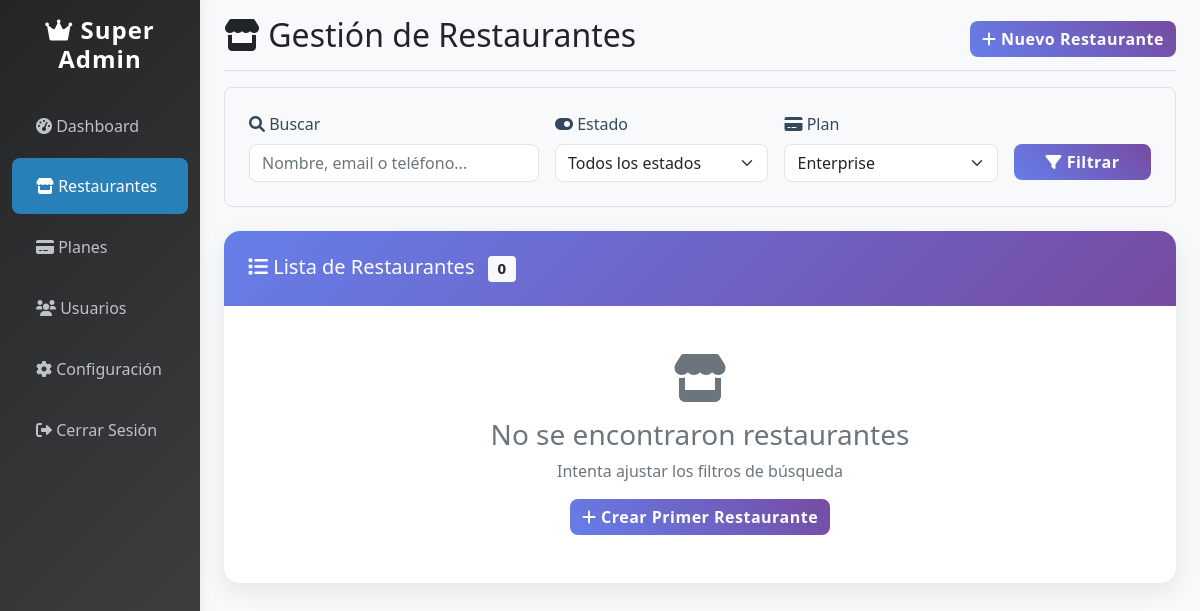
The app's page /super_admin/restaurants.php?plan=4 (signed in), older data.
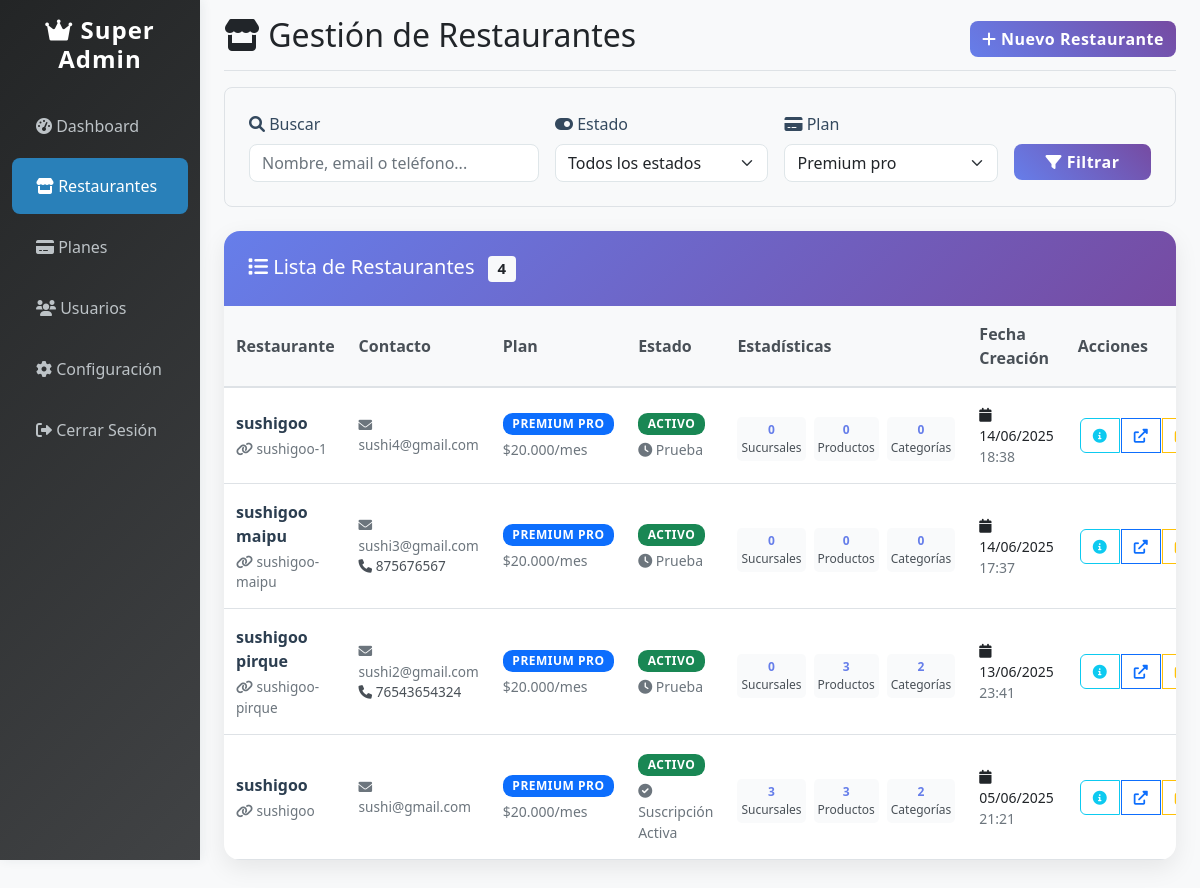
The same page, newer data.
### tables this page shows
CREATE TABLE `restaurants` (
  `id` int(11) NOT NULL,
  `parent_id` int(11) DEFAULT NULL,
  `name` varchar(100) NOT NULL,
  `slug` varchar(100) NOT NULL,
  `email` varchar(100) NOT NULL,
  `password` varchar(255) NOT NULL,
  `logo` varchar(255) DEFAULT NULL,
  `banner` varchar(255) DEFAULT NULL,
  `description` text DEFAULT NULL,
  `registration_ip` varchar(45) DEFAULT NULL,
  `failed_login_attempts` int(11) DEFAULT 0,
  `last_failed_login` timestamp NULL DEFAULT NULL,
  `account_locked_until` timestamp NULL DEFAULT NULL,
  `last_login_at` timestamp NULL DEFAULT NULL,
  `last_login_ip` varchar(45) DEFAULT NULL,
  `phone` varchar(20) DEFAULT NULL,
  `address` text DEFAULT NULL,
  `facebook_url` varchar(255) DEFAULT NULL,
  `instagram_url` varchar(255) DEFAULT NULL,
  `tiktok_url` varchar(255) DEFAULT NULL,
  `whatsapp_url` varchar(255) DEFAULT NULL,
  `whatsapp_store` varchar(20) DEFAULT NULL,
  `currency` varchar(10) DEFAULT 'CLP' COMMENT 'Código de moneda (CLP, USD, EUR, etc.)',
  `banner_color` varchar(20) DEFAULT '#00D4AA',
  `color_web` varchar(20) DEFAULT '#00b894',
  `opening_hours` longtext DEFAULT NULL CHECK (json_valid(`opening_hours`)),
  `is_open` tinyint(1) DEFAULT 1,
  `has_delivery` tinyint(1) DEFAULT 0,
  `has_physical_store` tinyint(1) DEFAULT 0,
  `is_active` tinyint(1) DEFAULT 1,
  `plan_id` int(11) DEFAULT 1,
  `current_plan_id` int(11) DEFAULT 1,
  `subscription_status` enum('trial','active','expired','cancelled') DEFAULT 'trial',
  `trial_ends_at` timestamp NULL DEFAULT NULL,
  `subscription_ends_at` timestamp NULL DEFAULT NULL,
  `created_at` timestamp NOT NULL DEFAULT current_timestamp(),
  `updated_at` timestamp NOT NULL DEFAULT current_timestamp() ON UPDATE current_timestamp(),
  `profile_completed` tinyint(1) DEFAULT 0,
  `enable_whatsapp_order` tinyint(1) NOT NULL DEFAULT 0 COMMENT 'Indica si los pedidos por WhatsApp est??n habilitados',
  `whatsapp_order_number` varchar(255) DEFAULT NULL COMMENT 'N??mero de WhatsApp para pedidos (formato completo con URL)',
  `whatsapp_order_message` text DEFAULT NULL COMMENT 'Mensaje personalizado para pedidos por WhatsApp',
  `include_product_details` tinyint(1) NOT NULL DEFAULT 1 COMMENT 'Indica si se incluyen detalles del producto en el mensaje',
  `include_customer_info` tinyint(1) NOT NULL DEFAULT 1 COMMENT 'Indica si se solicita informaci??n del cliente',
  `show_featured_products` tinyint(1) NOT NULL DEFAULT 1 COMMENT 'Indica si se deben mostrar los productos destacados en el men??',
  `opening_time` time DEFAULT '09:00:00',
  `closing_time` time DEFAULT '22:00:00',
  `is_closed_today` tinyint(1) DEFAULT 0,
  `closed_until` datetime DEFAULT NULL,
  `closed_reason` varchar(255) DEFAULT NULL,
  `parent_restaurant_id` int(11) DEFAULT NULL COMMENT 'ID del restaurante padre (para sucursales)',
  `is_branch` tinyint(1) DEFAULT 0 COMMENT 'Indica si es una sucursal creada desde Premium Pro',
  `branch_number` int(11) DEFAULT NULL COMMENT 'Número de sucursal (1, 2, etc.)'
);

CREATE TABLE `plans` (
  `id` int(11) NOT NULL,
  `name` varchar(50) NOT NULL,
  `slug` varchar(50) NOT NULL,
  `base_price` decimal(10,2) NOT NULL COMMENT 'Precio base mensual',
  `max_branches` int(11) DEFAULT 1,
  `max_products` int(11) DEFAULT 5,
  `max_categories` int(11) DEFAULT 1,
  `features` longtext DEFAULT NULL CHECK (json_valid(`features`)),
  `is_active` tinyint(1) DEFAULT 1,
  `is_free` tinyint(1) DEFAULT 0,
  `created_at` timestamp NOT NULL DEFAULT current_timestamp()
);

### super_admin/restaurants.php (the view, shortened to what the changed rows need)
<?php
$db = new Database();
$conn = $db->getConnection();
$search = $_GET['search'] ?? '';
$status_filter = $_GET['status'] ?? '';
$plan_filter = $_GET['plan'] ?? '';
$where_conditions = [];
$params = [];
if ($plan_filter) {
    $where_conditions[] = "r.current_plan_id = :plan_id";
    $params[':plan_id'] = (int)$plan_filter;
}
$where_clause = !empty($where_conditions) ? 'WHERE ' . implode(' AND ', $where_conditions) : '';
$page = max(1, $_GET['page'] ?? 1);
$per_page = 20;
$offset = ($page - 1) * $per_page;
$query = "SELECT r.*, p.name as plan_name, p.base_price as plan_price, p.max_branches, p.max_products, p.max_categories,
          r.trial_ends_at, r.subscription_ends_at,
          (SELECT COUNT(*) FROM restaurants WHERE parent_restaurant_id = r.id) as branches_count,
          (SELECT COUNT(*) FROM products WHERE restaurant_id = r.id) as products_count,
          (SELECT COUNT(*) FROM menu_categories WHERE restaurant_id = r.id) as categories_count
          FROM restaurants r
          LEFT JOIN plans p ON r.current_plan_id = p.id
          $where_clause
          ORDER BY r.created_at DESC
          LIMIT :limit OFFSET :offset";
try {
    $stmt = $conn->prepare($query);
    foreach ($params as $key => $value) {
        $stmt->bindValue($key, $value);
    }
    $stmt->bindValue(':limit', $per_page, PDO::PARAM_INT);
    $stmt->bindValue(':offset', $offset, PDO::PARAM_INT);
    $stmt->execute();
    $restaurants = $stmt->fetchAll(PDO::FETCH_ASSOC);
    $count_query = "SELECT COUNT(*) as total FROM restaurants r $where_clause";
    $stmt = $conn->prepare($count_query);
    foreach ($params as $key => $value) {
        $stmt->bindValue($key, $value);
    }
    $stmt->execute();
    $total_restaurants = $stmt->fetch(PDO::FETCH_ASSOC)['total'];
} catch (PDOException $e) {
    error_log("Error en restaurants.php: " . $e->getMessage());
    $error = "Error al cargar los restaurantes. Por favor, intente nuevamente.";
    $restaurants = [];
    $total_restaurants = 0;
    $total_pages = 0;
}
$query = "SELECT * FROM plans WHERE is_active = 1 ORDER BY base_price";
$stmt = $conn->prepare($query);
$stmt->execute();
$plans = $stmt->fetchAll(PDO::FETCH_ASSOC);
?>
<!DOCTYPE html>
<html lang="es">
<head>
    <link href="https://cdn.jsdelivr.net/npm/bootstrap@5.1.3/dist/css/bootstrap.min.css" rel="stylesheet">
    <link href="https://cdnjs.cloudflare.com/ajax/libs/font-awesome/6.0.0/css/all.min.css" rel="stylesheet">
    <link href="https://cdn.datatables.net/1.11.5/css/dataTables.bootstrap5.min.css" rel="stylesheet">
</head>
<body class="bg-light">
    <div class="container-fluid">
        <div class="row">
            <main class="col-md-9 ms-sm-auto col-lg-10 px-md-4">
                <div class="d-flex justify-content-between flex-wrap flex-md-nowrap align-items-center pt-3 pb-2 mb-3 border-bottom">
                    <h1 class="h2">
                        <i class="fas fa-store"></i> Gestión de Restaurantes
                    </h1>
                </div>
                <div class="filters-section">
                    <form method="GET" class="row g-3">
                        <div class="col-md-3">
                            <label for="plan" class="form-label">
                                <i class="fas fa-credit-card"></i> Plan
                            </label>
                            <select class="form-select" id="plan" name="plan">
                                <?php foreach ($plans as $plan): ?>
                                    <option value="<?= $plan['id'] ?>" <?= $plan_filter == $plan['id'] ? 'selected' : '' ?>>
                                        <?= htmlspecialchars($plan['name']) ?>
                                    </option>
                                <?php endforeach; ?>
                            </select>
                        </div>
                    </form>
                </div>
                <div class="table-container">
                    <div class="table-header">
                        <h5 class="mb-0">
                            <i class="fas fa-list"></i> Lista de Restaurantes
                            <span class="badge bg-light text-dark ms-2"><?= $total_restaurants ?></span>
                        </h5>
                    </div>
                    <?php if (empty($restaurants)): ?>
                        <div class="text-center py-5">
                            <i class="fas fa-store fa-3x text-muted mb-3"></i>
                            <h3 class="text-muted">No se encontraron restaurantes</h3>
                            <p class="text-muted">
                                <?= $search || $status_filter !== '' || $plan_filter ?
                                    'Intenta ajustar los filtros de búsqueda' :
                                    'Comienza creando tu primer restaurante' ?>
                            </p>
                            <a href="create-restaurant.php" class="btn btn-primary">
                                <i class="fas fa-plus"></i> Crear Primer Restaurante
                            </a>
                        </div>
                    <?php else: ?>
                        <div class="table-responsive">
                            <table class="table table-hover">
                                <thead>
                                    <tr>
                                        <th>Restaurante</th>
                                        <th>Contacto</th>
                                        <th>Plan</th>
                                        <th>Estado</th>
                                        <th>Estadísticas</th>
                                        <th>Fecha Creación</th>
                                        <th>Acciones</th>
                                    </tr>
                                </thead>
                                <tbody>
                                    <?php foreach ($restaurants as $restaurant): ?>
                                        <tr>
                                            <td>
                                                <div class="restaurant-name">
                                                    <?= htmlspecialchars($restaurant['name']) ?>
                                                </div>
                                                <div class="restaurant-email">
                                                    <i class="fas fa-link"></i> <?= htmlspecialchars($restaurant['slug']) ?>
                                                </div>
                                            </td>
                                            <td>
                                                <div class="restaurant-email">
                                                    <i class="fas fa-envelope"></i> <?= htmlspecialchars($restaurant['email']) ?>
                                                </div>
                                                <?php if ($restaurant['phone']): ?>
                                                    <div class="restaurant-phone">
                                                        <i class="fas fa-phone"></i> <?= htmlspecialchars($restaurant['phone']) ?>
                                                    </div>
                                                <?php endif; ?>
                                            </td>
                                            <td>
                                                <span class="badge bg-primary status-badge">
                                                    <?= htmlspecialchars($restaurant['plan_name'] ?? 'Sin plan') ?>
                                                </span>
                                                <?php if ($restaurant['plan_price']): ?>
                                                    <div class="small text-muted mt-1">
                                                        $<?= number_format($restaurant['plan_price'], 0, ',', '.') ?>/mes
                                                    </div>
                                                <?php endif; ?>
                                            </td>
                                            <td>
                                                <span class="badge <?= $restaurant['is_active'] ? 'bg-success' : 'bg-danger' ?> status-badge">
                                                    <?= $restaurant['is_active'] ? 'Activo' : 'Inactivo' ?>
                                                </span>
                                                <div class="small text-muted mt-1">
                                                    <?php if ($restaurant['subscription_status'] === 'trial'): ?>
                                                        <i class="fas fa-clock"></i> Prueba
                                                    <?php elseif ($restaurant['subscription_status'] === 'active'): ?>
                                                        <i class="fas fa-check-circle"></i> Suscripción Activa
                                                    <?php elseif ($restaurant['subscription_status'] === 'expired'): ?>
                                                        <i class="fas fa-times-circle"></i> Expirada
                                                    <?php else: ?>
                                                        <i class="fas fa-ban"></i> Cancelada
                                                    <?php endif; ?>
                                                </div>
                                            </td>
                                            <td>
                                                <div class="stats-grid">
                                                    <div class="stat-item">
                                                        <div class="stat-value"><?= $restaurant['branches_count'] ?? 0 ?></div>
                                                        <div>Sucursales</div>
                                                    </div>
                                                    <div class="stat-item">
                                                        <div class="stat-value"><?= $restaurant['products_count'] ?? 0 ?></div>
                                                        <div>Productos</div>
                                                    </div>
                                                    <div class="stat-item">
                                                        <div class="stat-value"><?= $restaurant['categories_count'] ?? 0 ?></div>
                                                        <div>Categorías</div>
                                                    </div>
                                                </div>
                                            </td>
                                            <td>
                                                <div class="small">
                                                    <i class="fas fa-calendar"></i>
                                                    <?= date('d/m/Y', strtotime($restaurant['created_at'])) ?>
                                                </div>
                                                <div class="small text-muted">
                                                    <?= date('H:i', strtotime($restaurant['created_at'])) ?>
                                                </div>
                                            </td>
                                            <td>
                                                <div class="btn-group" role="group">
                                                    <button type="button" class="btn btn-sm btn-outline-info btn-action"
                                                            onclick="showRestaurantInfo(<?= htmlspecialchars(json_encode($restaurant)) ?>)">
                                                        <i class="fas fa-info-circle"></i>
                                                    </button>
                                                    <a href="../<?= $restaurant['slug'] ?>" target="_blank"
                                                       class="btn btn-sm btn-outline-primary btn-action">
                                                        <i class="fas fa-external-link-alt"></i>
                                                    </a>
                                                    <a href="edit-restaurant.php?id=<?= $restaurant['id'] ?>"
                                                       class="btn btn-sm btn-outline-warning btn-action">
                                                    </a>
                                                </div>
                                            </td>
                                        </tr>
                                    <?php endforeach; ?>
                                </tbody>
                            </table>
                        </div>
                    <?php endif; ?>
                </div>
            </main>
        </div>
    </div><br> <br>
</body>
</html>

Row changes from the older to the newer data that the page shows:
added restaurants: name "sushigoo", slug "sushigoo-1", email "sushi4@gmail.com", current_plan.name "PREMIUM PRO", current_plan.base_price "20.000", is_active "ACTIVO", subscription_status "trial" (drawn), branches_count "0", products_count "0", categories_count "0", created_at "14/06/2025", created_at "18:38"
added restaurants: name "sushigoo maipu", slug "sushigoo-maipu", email "sushi3@gmail.com", phone "875676567", current_plan.name "PREMIUM PRO", current_plan.base_price "20.000", is_active "ACTIVO", subscription_status "trial" (drawn), branches_count "0", products_count "0", categories_count "0", created_at "14/06/2025", created_at "17:37"
added restaurants: name "sushigoo pirque", slug "sushigoo-pirque", email "sushi2@gmail.com", phone "76543654324", current_plan.name "PREMIUM PRO", current_plan.base_price "20.000", is_active "ACTIVO", subscription_status "trial" (drawn), branches_count "0", products_count "3", categories_count "2", created_at "13/06/2025", created_at "23:41"
now on this page (row edited): restaurants: name "sushigoo", slug "sushigoo", email "sushi@gmail.com", current_plan.name "PREMIUM PRO", current_plan.base_price "20.000", is_active "ACTIVO", subscription_status "active" (drawn), branches_count "3", products_count "3", categories_count "2", created_at "05/06/2025", created_at "21:21"
Text that changed along with them:
form field plan: "Enterprise" → "Premium pro"
$total_restaurants: "0" → "4"
text no longer shown: "No se encontraron restaurantes Intenta ajustar los filtros de búsqueda Crear Primer Restaurante"
text now shown: "Restaurante Contacto Plan Estado Estadísticas Fecha Creación Acciones"
